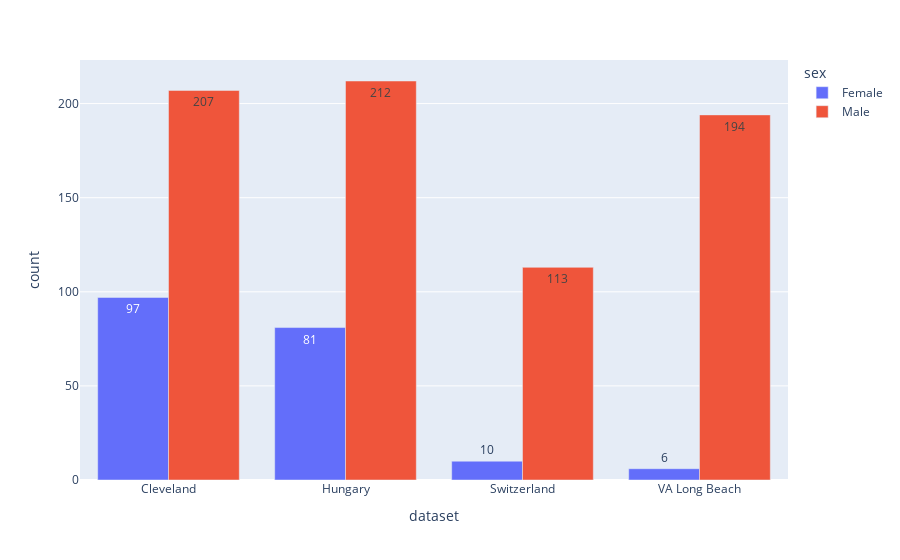

Notebook cell for this chart:
### Code cell
import plotly.express as px
# Create a bar chart with counts
fig = px.bar(df, x='dataset', color='sex', barmode='group')

# Add counts as text labels
df_counts = df.groupby(['dataset', 'sex']).size().reset_index(name='count')
fig = px.bar(df_counts, x='dataset', y='count', color='sex', barmode='group', text='count')


fig.show()

### Figure 1 — Plotly figure (JSON) as saved in the notebook; plotly's stock layout.template omitted (floating-point values rounded to 4 significant figures)
{"data": [{"alignmentgroup": "True", "hovertemplate": "sex=Female<br>dataset=%{x}<br>count=%{text}<extra></extra>", "legendgroup": "Female", "marker": {"color": "#636efa", "pattern": {"shape": ""}}, "name": "Female", "offsetgroup": "Female", "orientation": "v", "showlegend": true, "text": [97, 81, 10, 6], "textposition": "auto", "type": "bar", "x": ["Cleveland", "Hungary", "Switzerland", "VA Long Beach"], "xaxis": "x", "y": [97, 81, 10, 6], "yaxis": "y"}, {"alignmentgroup": "True", "hovertemplate": "sex=Male<br>dataset=%{x}<br>count=%{text}<extra></extra>", "legendgroup": "Male", "marker": {"color": "#EF553B", "pattern": {"shape": ""}}, "name": "Male", "offsetgroup": "Male", "orientation": "v", "showlegend": true, "text": [207, 212, 113, 194], "textposition": "auto", "type": "bar", "x": ["Cleveland", "Hungary", "Switzerland", "VA Long Beach"], "xaxis": "x", "y": [207, 212, 113, 194], "yaxis": "y"}], "layout": {"barmode": "group", "legend": {"title": {"text": "sex"}, "tracegroupgap": 0}, "margin": {"t": 60}, "xaxis": {"anchor": "y", "domain": [0, 1], "title": {"text": "dataset"}}, "yaxis": {"anchor": "x", "domain": [0, 1], "title": {"text": "count"}}}}
